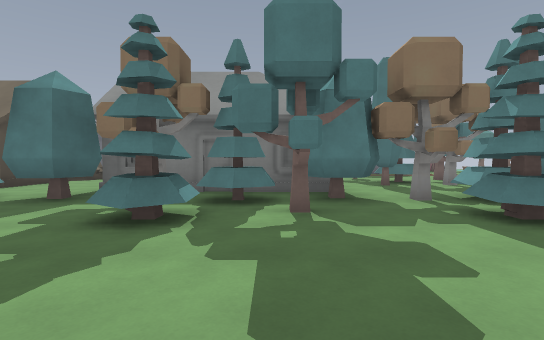
[1] (above)

24 first-person views from a walk through a Godot game level. The camera is 1.5 m above the floor, tilts 2° down and sees 85° across. The floor is counted in squares, 2.25 m on a side. Each view is taken from the middle of a square. On the plan, view 1 faces up. The plan holds only what a view shows up to about 10 squares ahead; the rest is blank. Surface patterns are stand-ins for the level's own textures.

[2]
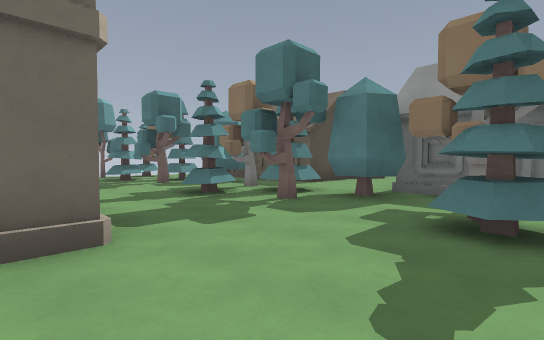

[3]
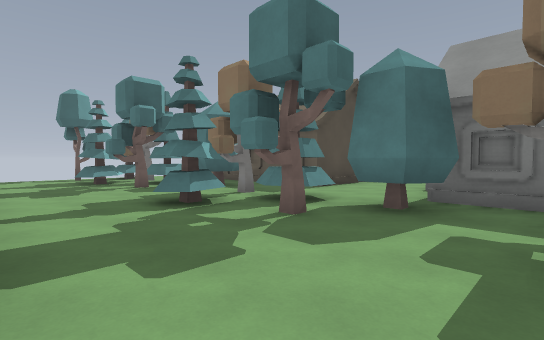

[4]
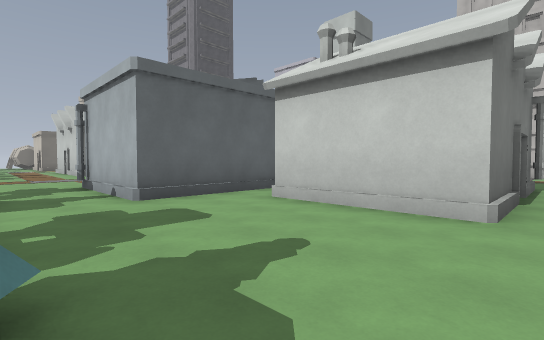

[5]
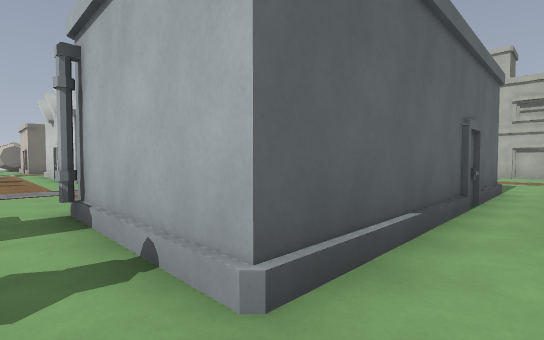

[6]
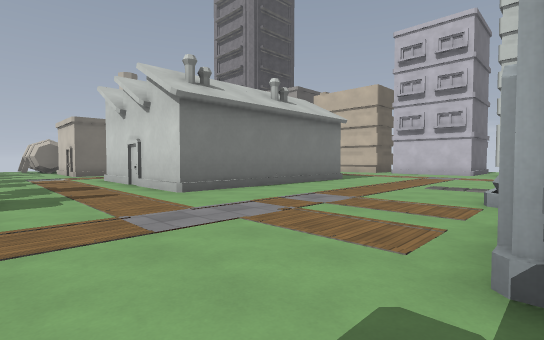

[7]
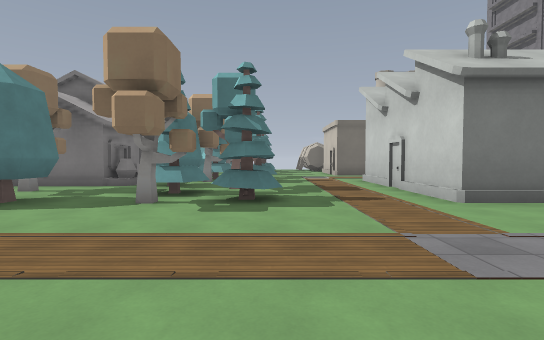

[8]
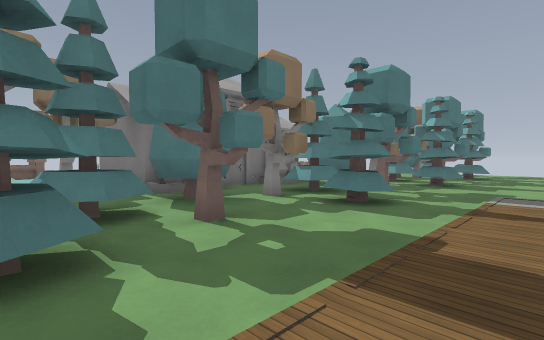

[9]
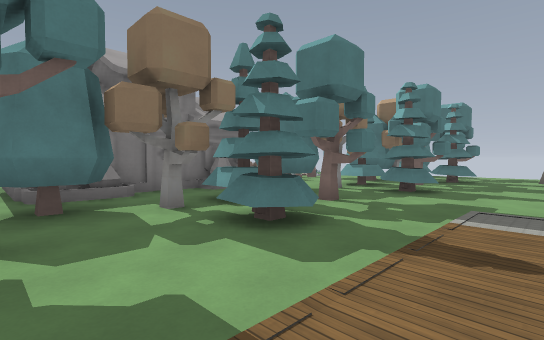

[10]
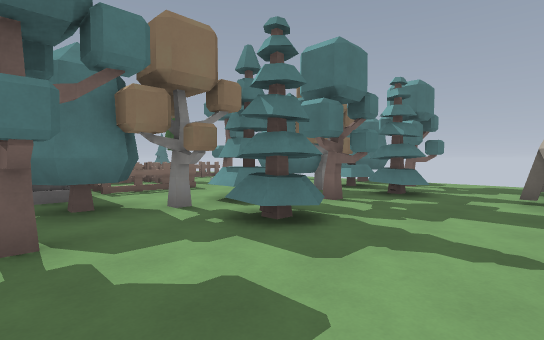

[11]
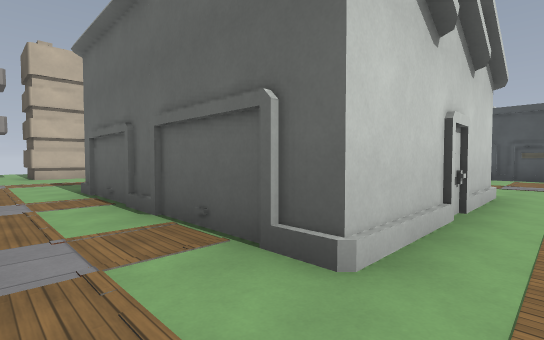

[12]
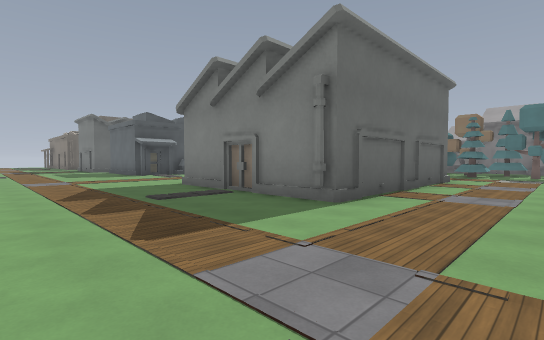

[13]
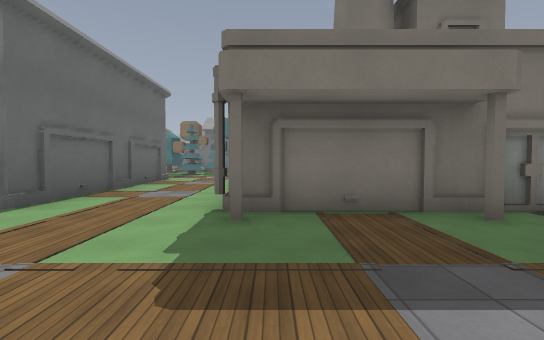

[14]
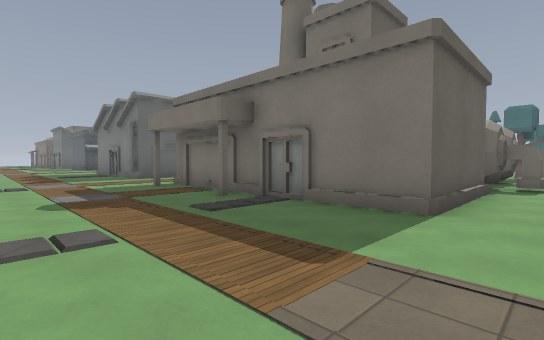

[15]
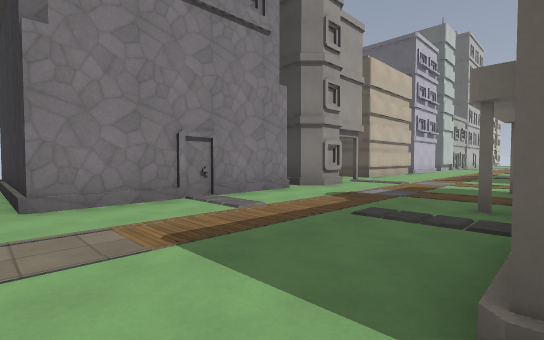

[16]
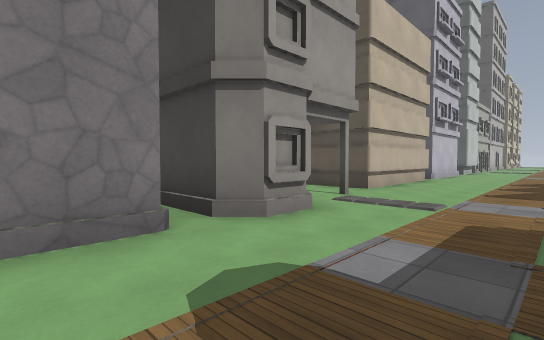

[17]
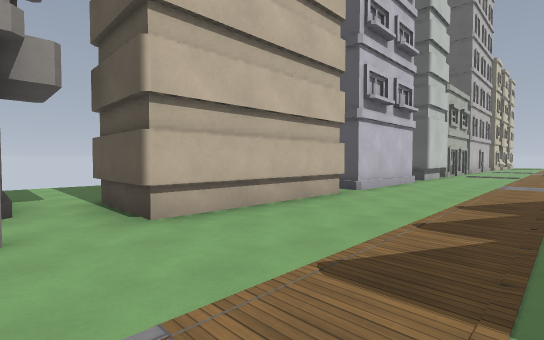

[18]
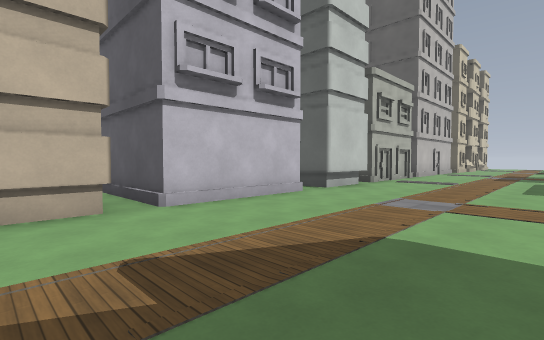

[19]
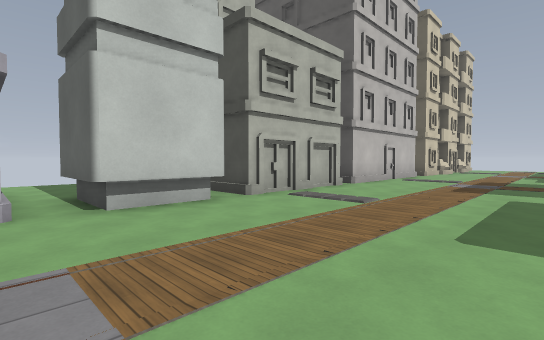

[20]
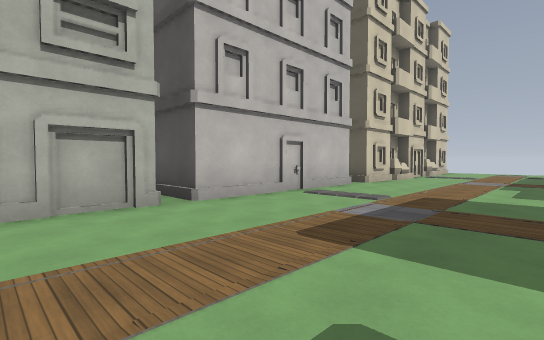

[21]
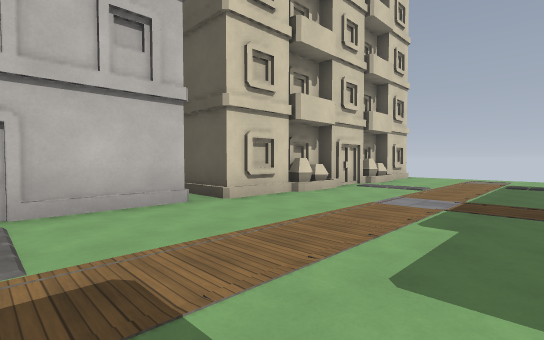

[22]
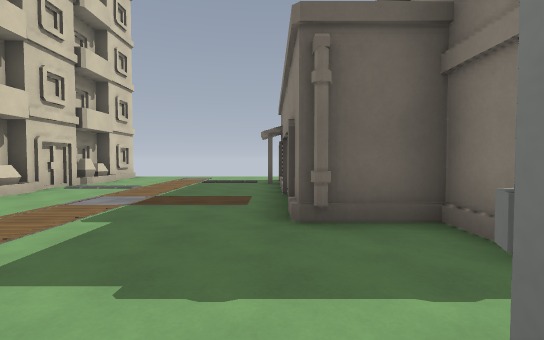

[23]
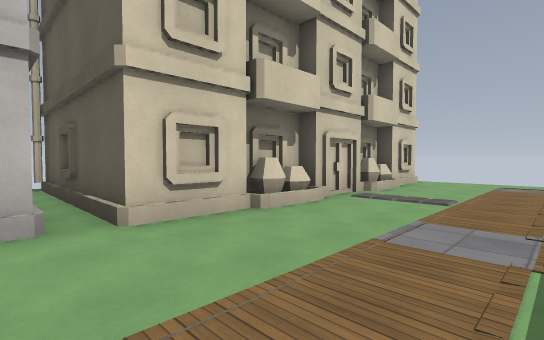

[24]
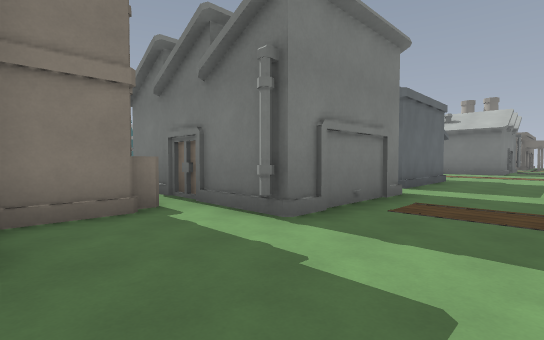

### Floor plan
Key: @ floor where view 1 was taken; # wall or solid block; . main floor; : floor 0.5 m higher than the main floor; / step, stairs or slope; = window, fence, low wall or low ledge; B building; T tree; P pine tree; O other object.
Columns run from 13 left of view 1 to 26 right of it. Each row starts with its distance up from view 1.
 11                                   #
 10        B                   BB    =.O
  9        ..      ..P.      :/B   B .=.
  8        ..B     .TPT      T.B   B=.=#
  7    BBBB...    B....    ##..BBBBB.=.
  6     ##....BBPB#...    ....## P##...#
  5 OTPP##TPP##TPP#TTP#  ...TP##TPP#TPP#TP##
  4 O.P.T..P.T..PT..P   ....T.T.TPT..PT.P.T.
  3 ..P....P...PP...P.......P...PP..PP..P...
  2 ........................................
  1   ////////.....BBBB.................B B
  0          B...@.B  B.....BBBBB..       B
 -1           .BBB.B  B.....B   B...      ..
 -2           .B  .B  B.....B   B...      B.
 -3          B.B  .B  B.....BB  B...   BBB..
 -4         BB.B   B   .....B   B...      ..
 -5         B..B  .BBBB.....B   B...      ..
 -6  .BB....................BBBBB...BBBBBB..
 -7  .......................................
 -8 ........................................
 -9 ........................................
-10 ........................................
-11 .BB//BBB..........BBB...........BB#####.
-12 B BB BB BB   BB  B  BB  BB   ..  B    #.
-13         B    B   B  B   B   B.B       #.
-14         B    B      .   B   ..B       #
-15         B          ..       ...       #
-16         B          ..       ...

Positions as (right, up) in squares from view 1, and headings:
1: (0, 0), facing up
2: (-1, 0), facing up-left
3: (-2, 1), facing up-left
4: (-3, 3), facing down-right
5: (1, 2), facing down-right
6: (5, 3), facing down-right
7: (6, 3), facing right
8: (11, 1), facing up-right
9: (13, 1), facing up-right
10: (17, 1), facing up-right
11: (17, 1), facing down-left
12: (18, -10), facing up-left
13: (19, -10), facing up
14: (26, -10), facing up-left
15: (26, -6), facing down-left
16: (22, -8), facing down-left
17: (17, -8), facing down-left
18: (13, -7), facing down-left
19: (8, -7), facing down-left
20: (3, -7), facing down-left
21: (-2, -7), facing down-left
22: (-2, -6), facing left
23: (-4, -8), facing down-left
24: (-5, -8), facing up-right
